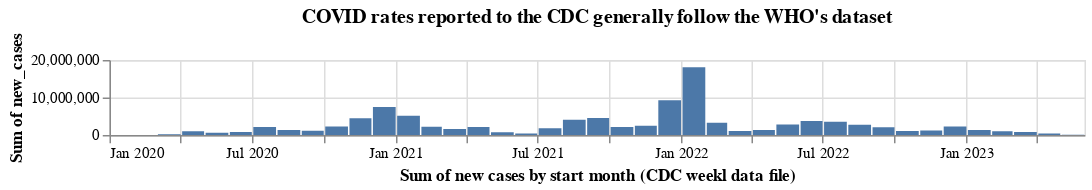

Here is the notebook cell this chart was saved with:
### Code cell
# The number of cases reported to the CDC. This is inside of the weekly_metrics_by_state.csv. 
# Data should be aggregated for the national level estimates.
# look into this number
grouped_case_counts = case_counts.groupby(by="start_date").sum().reset_index()

alt.Chart(grouped_case_counts).mark_bar().encode(
    x=alt.X('yearmonth(start_date):T', title='Sum of new cases by start month (CDC weekl data file)'),
    y=alt.Y('sum(new_cases):Q')
).properties(
    width=650,
    height=50,
    title="COVID rates reported to the CDC generally follow the WHO's dataset"
).interactive()

### Figure 1 — Vega-Lite specification as saved in the notebook (floating-point values rounded to 4 significant figures; data arrays with more than 128 entries replaced by an {"elided": "..."} marker saying what was removed)
{"config": {"view": {"continuousWidth": 300, "continuousHeight": 300}}, "data": {"name": "data-db8f00986eec1ef9e892cbe9cdc096c5"}, "mark": {"type": "bar"}, "encoding": {"x": {"field": "start_date", "timeUnit": "yearmonth", "title": "Sum of new cases by start month (CDC weekl data file)", "type": "temporal"}, "y": {"aggregate": "sum", "field": "new_cases", "type": "quantitative"}}, "height": 50, "params": [{"name": "param_69", "select": {"type": "interval", "encodings": ["x", "y"]}, "bind": "scales"}], "title": "COVID rates reported to the CDC generally follow the WHO's dataset", "width": 650, "$schema": "https://vega.github.io/schema/vega-lite/v5.20.1.json", "datasets": {"data-db8f00986eec1ef9e892cbe9cdc096c5": {"elided": "173 records"}}}
